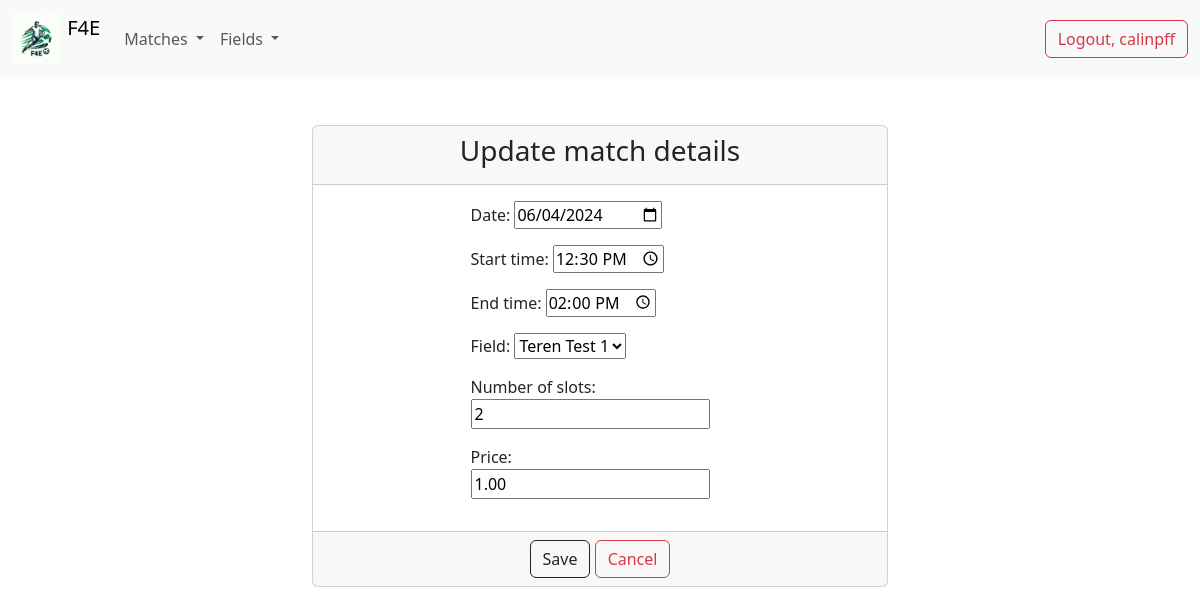
Page /update-match/13/ (signed in) on the committed database.
### players/models.py (models this page shows, shortened)
class Player(AbstractUser):
    pass

class Match(models.Model):
    organizer = models.ForeignKey(Player, on_delete=models.CASCADE, related_name='organizer', null=True)
    participants = models.ManyToManyField(Player, blank=True, related_name='participants')
    start_date = models.DateField(default=timezone.now)
    start_hour = models.TimeField(default=timezone.now)
    end_hour = models.TimeField(default=timezone.now)
    field = models.ForeignKey(Field, on_delete=models.CASCADE, default=True)
    duration = models.DurationField(default=timedelta(minutes=60))
    number_of_slots = models.PositiveIntegerField(default=1)
    price = models.DecimalField(max_digits=10, decimal_places=2)
    created_at = models.DateTimeField(auto_now_add=True, null=True)
    updated_at = models.DateTimeField(auto_now=True)

### players/views.py (the view, shortened to what this page needs)
# urls.py: path('update-match/<int:pk>/', views.MatchUpdateView.as_view(), name='update_match'),
class MatchUpdateView(LoginRequiredMixin, UpdateView):
    model = Match
    form_class = MatchForm
    template_name = 'matches/update_match.html'

### players/forms.py (shortened to what this page needs)
class MatchForm(forms.ModelForm):
    start_date = forms.DateField(
        widget=forms.DateInput(attrs={'type': 'date'}),
        input_formats=['%Y-%m-%d'],
        label='Date'
    )
    start_hour = forms.TimeField(
        widget=forms.TimeInput(attrs={'type': 'time', 'step': '1800'}),
        label='Start time'
    )
    end_hour = forms.TimeField(
        widget=forms.TimeInput(attrs={'type': 'time', 'step': '1800'}),
        label='End time'
    )
    class Meta:
        model = Match
        fields = ['start_date', 'start_hour', 'end_hour', 'field', 'number_of_slots', 'price']

### players/models.py (called while the page is built)
    def __str__(self):
        return self.name

### templates/matches/update_match.html (shortened to what this page needs)
{% extends 'base.html' %}
{% block content %}
	<div class="container-fluid">
        <div class="row">
            <div class="col-md-6 offset-md-3 gy-5">
                <div class="card">
                    <div class="card-header">
                        <h3 class="text-center">Update match details</h3>
                    </div>
                    <form method="post" enctype="multipart/form-data">
                        <div class="card-body">
                            <div class="row">
                                <div class="col-md-6 offset-md-3">
                                    {{ form.as_p }}
                                </div>
                            </div>
                        </div>
                        <div class="card-footer text-center">
                            <button type="submit" class="btn btn-outline-dark">Save</button>
                            <a href="{% url 'match_details' match.id %}" class="btn btn-outline-danger">Cancel</a>
                        </div>
                    </form>
                </div>
            </div>
        </div>
    </div>
{% endblock %}

### templates/navbar.html (shortened to what this page needs)
{% load static %}
<nav class="navbar navbar-expand-lg bg-body-tertiary">
    <div class="container-fluid">
        <a class="navbar-brand" href="{% url 'list_of_matches' %}">
            <img src="{% static 'images/F4E.jpeg' %}" alt="Logo" width="50" height="50"
                 class="d-inline-block align-text-top">
            F4E</a>
        <div class="collapse navbar-collapse" id="navbarSupportedContent">
            <ul class="navbar-nav me-auto mb-2 mb-lg-0">
                {% if user.is_authenticated %}
                    <li class="nav-item dropdown">
                        <a class="nav-link dropdown-toggle" href="#" role="button" data-bs-toggle="dropdown"
                           aria-expanded="false">
                            Matches
                        </a>
                    <li class="nav-item dropdown">
                        <a class="nav-link dropdown-toggle" href="#" role="button" data-bs-toggle="dropdown"
                           aria-expanded="false">
                            Fields
                        </a>
                    </li>
                {% endif %}
            </ul>
            <div class="d-flex">
                {% if user.is_authenticated %}
                    <form method="post" action="{% url 'logout' %}">
                        <button type="submit" class="btn btn-outline-danger">Logout, {{ user.username }}</button>
                    </form>
                {% else %}
                    <a href="{% url 'login' %}" class="btn btn-outline-primary">Login</a>
                    <a href="{% url 'create_user' %}" class="btn btn-outline-secondary">Sign up</a>
                {% endif %}
            </div>
        </div>
    </div>
</nav>

### rows in the picture
Player: username "calinpff"
Match: start_date "06/04/2024", start_hour "12:30:00", end_hour "14:00:00", field "Teren Test 1", number_of_slots "2", price "1.00"
